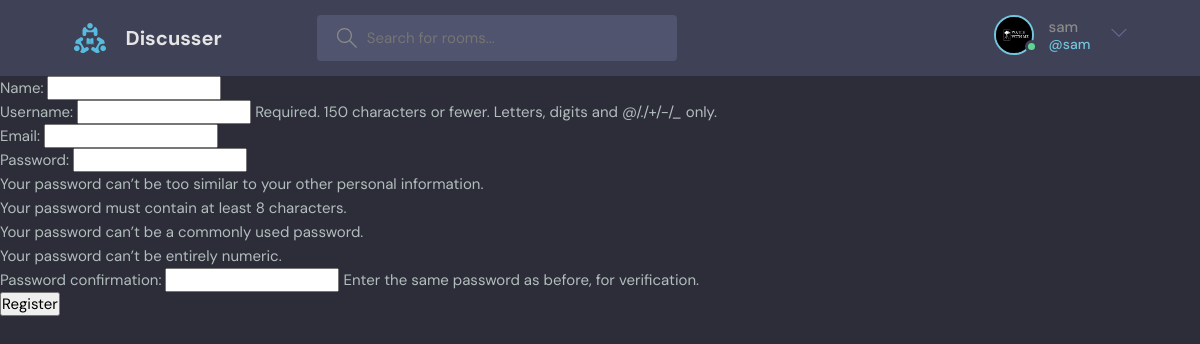
Page /register/ (signed in) on the committed database.
### base/models.py (models this page shows)
class User(AbstractUser):
    name = models.CharField(max_length = 200, null=True)
    email = models.EmailField(unique = True,null=True)
    bio = models.TextField(null=True)
    avatar = models.ImageField(null=True ,default="avatar.svg")
    USERNAME_FIELD = 'email'
    REQUIRED_FIELDS = []

### base/views.py (the view, shortened to what this page needs)
# urls.py: path("register/",views.registerPage,name='registerPage'),
def registerPage(request):
    form = MyUserCreationForm()
    context={'form':form}
    return render(request,'base/login_register.html',context)

### base/forms.py
class MyUserCreationForm(UserCreationForm):
    class Meta:
        model = User
        fields = ['name','username','email','password1','password2']

### base/templates/base/login_register.html (shortened to what this page needs)
{% extends 'main.html' %} {% block content %} {% if page == 'login' %}
<main class="auth layout">
  <div class="container">
    <div class="layout__box">
      <div class="layout__boxHeader">
        <div class="layout__boxTitle">
          <h3>Login</h3>
        </div>
      </div>
      <div class="layout__body">
        <h2 class="auth__tagline">Find your study partner</h2>
        <form class="form" method="POST" action="">
          {% csrf_token %}
          <div class="form__group form__group">
            <label for="room_name">Username</label>
            <input
              id="username"
              name="username"
              type="text"
              placeholder="e.g. dennis_ivy"
            />
          </div>
          <div class="form__group">
            <label for="password">Password</label>
            <input
              id="password"
              name="password"
              type="password"
              placeholder="&bull;&bull;&bull;&bull;&bull;&bull;&bull;&bull;"
            />
          </div>
          <button class="btn btn--main" type="submit">
            <svg
              version="1.1"
              xmlns="http://www.w3.org/2000/svg"
              width="32"
              height="32"
              viewBox="0 0 32 32"
            >
              <title>lock</title>
              <path
                d="M27 12h-1v-2c0-5.514-4.486-10-10-10s-10 4.486-10 10v2h-1c-0.553 0-1 0.447-1 1v18c0 0.553 0.447 1 1 1h22c0.553 0 1-0.447 1-1v-18c0-0.553-0.447-1-1-1zM8 10c0-4.411 3.589-8 8-8s8 3.589 8 8v2h-16v-2zM26 30h-20v-16h20v16z"
              ></path>
              <path
                d="M15 21.694v4.306h2v-4.306c0.587-0.348 1-0.961 1-1.694 0-1.105-0.895-2-2-2s-2 0.895-2 2c0 0.732 0.413 1.345 1 1.694z"
              ></path>
            </svg>
            Login
          </button>
        </form>
        <div class="auth__action">
          <p>Haven't signed up yet?</p>
          <a href="/register" class="btn btn--link">Sign Up</a>
          {% else %}
          <div>
         <form action="" method="POST">
               {% csrf_token %} {{form.as_p}}
               <input type="submit" value="Register" />
         </form>
        </div>
{% endif %} {% endblock content %}

### templates/navbar.html (shortened to what this page needs)
{% load static %}
<header class="header header--loggedIn">
  <div class="container">
    <a href="/" class="header__logo">
      <img src="/static/images/logo.svg" />
      <h1>Discusser</h1>
    </a>
    <form class="header__search" method="GET" action="/">
      <label>
        <input name="q" placeholder="Search for rooms..." />
      </label>
    </form>
    <nav class="header__menu">
      {% if request.user.is_authenticated %}
      <div class="header__user">
        <a href="/update-user">
          <div class="avatar avatar--medium active">
            <img src="{{request.user.avatar.url}}" />
          </div>
          <p>
            {{request.user.username}} <span>@{{request.user.username}}</span>
          </p>
        </a>
        <button class="dropdown-button">
          <svg
            version="1.1"
            xmlns="http://www.w3.org/2000/svg"
            width="32"
            height="32"
            viewBox="0 0 32 32"
          >
            <title>chevron-down</title>
            <path d="M16 21l-13-13h-3l16 16 16-16h-3l-13 13z"></path>
          </svg>
        </button>
      </div>
      {% else %}
      <a href="/login">
        <img src="static/images/avatar.svg" />
        <p>Login</p>
      </a>
      {% endif %}
    </nav>
  </div>
</header>

### static/styles/main.css (style rules this page uses)
:root { --color-main: #71c6dd; --color-main-light: #e1f6fb; --color-dark: #3f4156; --color-dark-medium: #51546e; --color-dark-light: #696d97; --color-light: #e5e5e5; --color-gray: #8b8b8b; --color-light-gray: #b2bdbd; --color-bg: #2d2d39; --color-success: #5dd693; --color-error: #fc4b0b; }
* { font-family: "DM Sans", -apple-system, BlinkMacSystemFont, "Segoe UI", Roboto, Oxygen, Ubuntu, Cantarell, "Open Sans", "Helvetica Neue", sans-serif; margin: 0; padding: 0; box-sizing: border-box; text-rendering: optimizeLegibility; font-size: inherit; }
html { font-size: 56.25%; }
@media only screen and (min-width: 1200px) { html { font-size: 62.5%; } }
body { line-height: 1.6; font-weight: 400; font-size: 1.5rem; color: var(--color-light-gray); background-color: var(--color-bg); min-height: 100vh; }
img { width: 100%; }
a { display: inline-block; color: var(--color-main); text-decoration: none; }
.container { max-width: 120rem; width: 90%; margin: auto; }
.avatar { position: relative; display: inline-block; border-radius: 50%; border: 2px solid var(--color-main); }
.avatar img { display: block; border-radius: 50%; object-fit: cover; object-position: center; }
.avatar::after { content: ""; display: block; position: absolute; background-color: var(--color-gray); z-index: 111; border-radius: 50%; border: 0.3rem solid var(--color-dark); }
.avatar.active::after { background-color: var(--color-success); }
.avatar.avatar--medium img { width: 3.6rem; height: 3.6rem; border-radius: 50%; }
.avatar.avatar--medium:after { width: 0.7rem; height: 0.7rem; bottom: 0px; right: -6px; }
.header { padding: 1.5rem; background-color: var(--color-dark); }
.header > .container { display: flex; gap: 9.5rem; }
.header__logo, .header__user { display: flex; gap: 2rem; align-items: center; }
.header__logo > img { height: 3.2rem; width: 3.2rem; }
.header__logo > h1 { font-weight: 700; font-size: 2rem; color: var(--color-light); }
.header__search > label { background-color: var(--color-dark-medium); padding: 1.3rem 1rem; display: flex; align-items: center; gap: 1rem; border-radius: 4px; }
.header__search svg { fill: var(--color-gray); width: 2rem; height: 2rem; margin-left: 1rem; }
.header__search input { width: 30rem; background: transparent; border: none; outline: none; color: var(--color-light); }
.header__menu { margin-left: auto; position: relative; }
.header__menu a { display: flex; gap: 1.5rem; align-items: center; font-weight: 500; text-decoration: none; color: var(--color-gray); }
.header__menu img { height: 3.6rem; }
.header__menu p { line-height: 1.2; }
.header__menu span { color: var(--color-main); font-weight: 500; font-size: 1.4rem; display: block; }
.header__menu svg { width: 1.6rem; height: 1.6rem; fill: var(--color-dark-light); }
.dropdown-button { background: transparent; border: 0; outline: 0; cursor: pointer; }

### rows in the picture
User: user.avatar (picture), user.username "sam"
